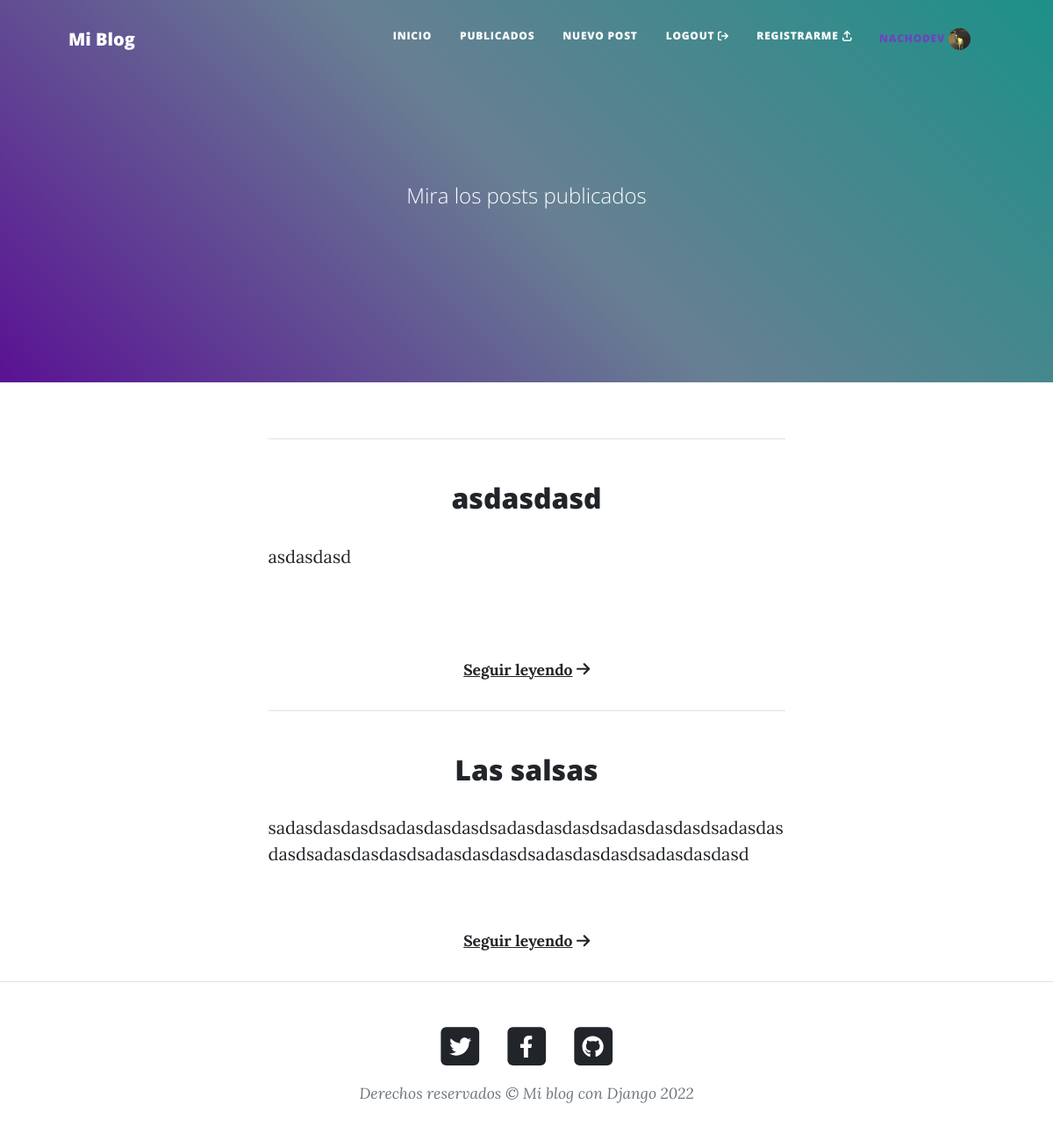
Page /posts/publicados/ (signed in) on the earlier database version.
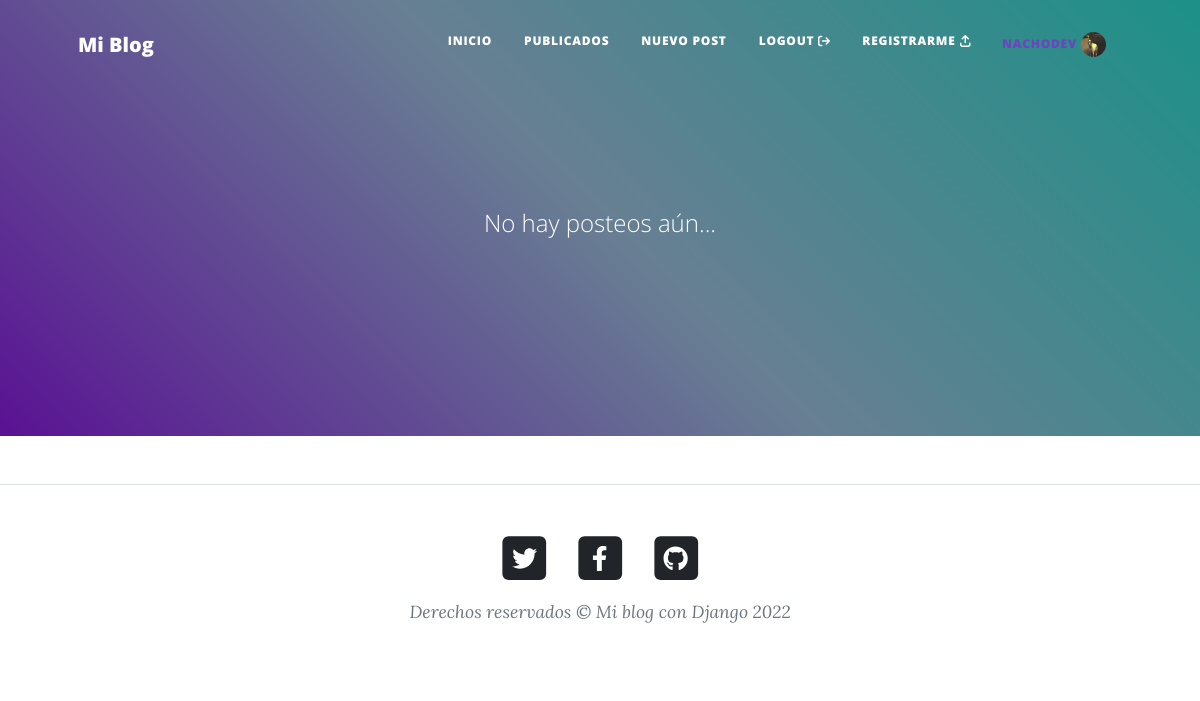
Same page on the later database version.
### appblog/models.py (models this page shows, shortened)
class Posteos_nuevos(models.Model):
    id = models.AutoField(primary_key=True)
    titulo = models.CharField(max_length=60)
    post = models.TextField()

### appblog/views.py (the view)
# urls.py: path('posts/publicados/', Publicados, name='publicados'),
def Publicados(request):
    if request.user.is_authenticated:
        avatar = Avatar.objects.filter(usuario = request.user)
        if len(avatar) > 0:
            imagen = avatar[0].img.url
    else:
        imagen = ''
    posts = Posteos_nuevos.objects.all()
    if request.method == 'GET':
        buscar = request.GET.get('buscar')
        if buscar:
            posts = Posteos_nuevos.objects.filter(titulo__icontains=buscar)
    return render(request, 'appblog/publicados.html', {'posts': posts, 'imagen': imagen})

### appblog/templates/appblog/publicados.html (shortened to what this page needs)
{% extends 'appblog/base.html' %}
{% block masthead %}
<header class="masthead " style="background: rgb(149,0,255);
background: linear-gradient(45deg, rgba(149,0,255,1) 0%, rgba(178,220,255,1) 50%, rgba(26,255,233,1) 100%);">
  <div class="container position-relative px-4 px-lg-5">
      <div class="row gx-4 gx-lg-5 justify-content-center">
          <div class="col-md-10 col-lg-8 col-xl-7">
              <div class="site-heading">
                {% if posts %}
                  <h1 class="text-white">{{Posteos_nuevos.count}}</h1>   <span class="subheading">Mira los posts publicados</span>
                  {% else %}
                <span class="subheading">No hay posteos aún...</span>
                {% endif %}
              </div>
            </div>
      </div>
  </div>
</header>
{% endblock masthead %}
{% block contenido_inicio %}
{% for post in posts %}
<div class="text-center border-top mt-3">
  <h2 style="word-break: break-word" class="mt-5">{{post.titulo}}</h2>
  <p style="word-break: break-word; height:6rem; overflow: hidden" class="text-start">{{ post.post }}</p>
  <p class="text-center">
    <small>
      <a class="" style="font-weight:bold" href="{{post.id}}/">Seguir leyendo<i class="fa-solid fa-arrow-right ms-1"></i
        ></a>
    </small>
  </p>
</div>
{% endfor %}
{% endblock %}

Differences in the rows shown:
removed Posteos_nuevos: titulo "asdasdasd", post "asdasdasd"
removed Posteos_nuevos: titulo "Las salsas", post "sadasdasdasdsadasdasdasdsadasdasdasdsadasdasdasdsadasdasdasdsadasdasdasdsadasdasdasdsadasdasdasdsadasdasdasd"
Other differences:
text no longer shown: "Mira los posts publicados"
text now shown: "No hay posteos aún..."
